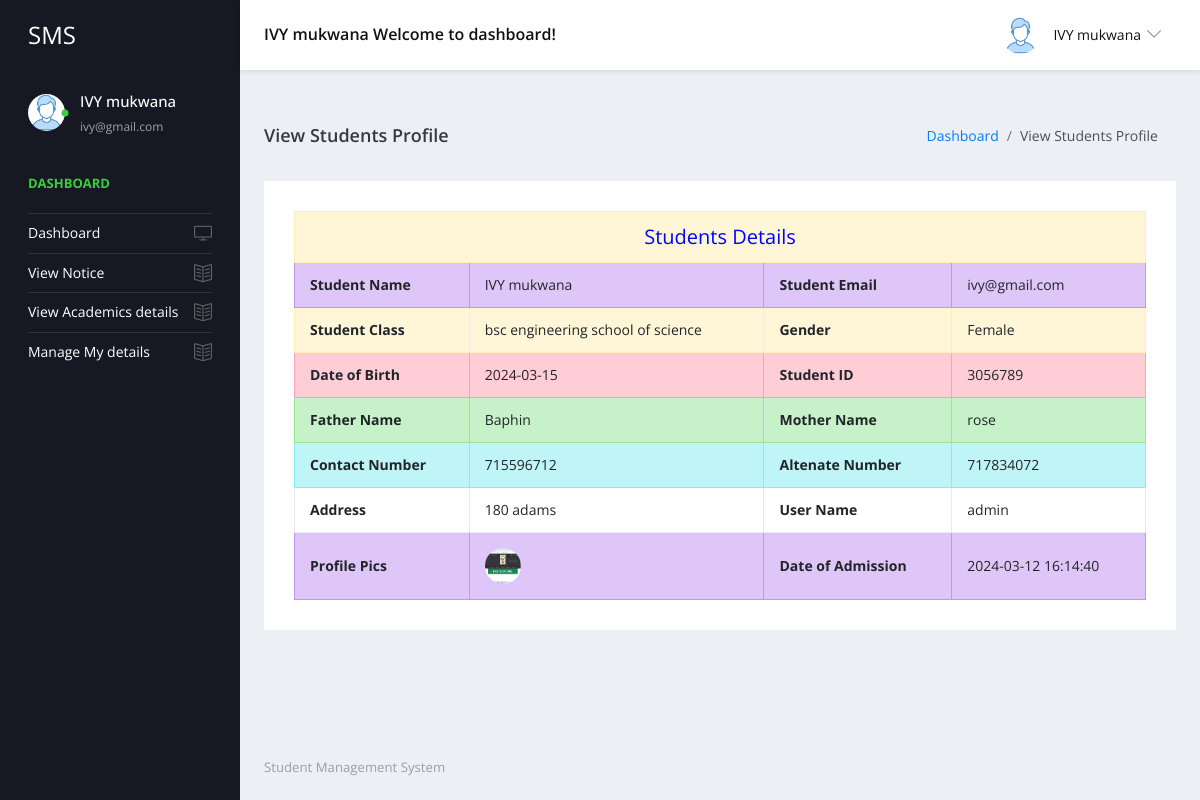
Screenshot of /user/student-profile.php (signed in) with the database file from the repository.
### tables this page shows
CREATE TABLE `tblstudent` (
  `ID` int(10) NOT NULL,
  `StudentName` varchar(200) DEFAULT NULL,
  `StudentEmail` varchar(200) DEFAULT NULL,
  `StudentClass` varchar(100) DEFAULT NULL,
  `Gender` varchar(50) DEFAULT NULL,
  `DOB` date DEFAULT NULL,
  `StuID` varchar(200) DEFAULT NULL,
  `FatherName` mediumtext DEFAULT NULL,
  `MotherName` mediumtext DEFAULT NULL,
  `ContactNumber` bigint(10) DEFAULT NULL,
  `AltenateNumber` bigint(10) DEFAULT NULL,
  `Address` mediumtext DEFAULT NULL,
  `UserName` varchar(200) DEFAULT NULL,
  `Password` varchar(200) DEFAULT NULL,
  `Image` varchar(200) DEFAULT NULL,
  `DateofAdmission` timestamp NULL DEFAULT current_timestamp()
);

CREATE TABLE `tblclass` (
  `ID` int(5) NOT NULL,
  `ClassName` varchar(50) DEFAULT NULL,
  `Section` varchar(20) DEFAULT NULL,
  `CreationDate` timestamp NULL DEFAULT current_timestamp()
);

### user/student-profile.php (the view, shortened to what this page needs)
<?php
include('includes/dbconnection.php');
if (strlen($_SESSION['sturecmsstuid']==0)) {
  header('location:logout.php');
  } else{
  ?>
<!DOCTYPE html>
<html lang="en">
  <head>
    <link rel="stylesheet" href="vendors/simple-line-icons/css/simple-line-icons.css">
    <link rel="stylesheet" href="vendors/flag-icon-css/css/flag-icon.min.css">
    <link rel="stylesheet" href="vendors/css/vendor.bundle.base.css">
    <link rel="stylesheet" href="vendors/select2/select2.min.css">
    <link rel="stylesheet" href="vendors/select2-bootstrap-theme/select2-bootstrap.min.css">
    <link rel="stylesheet" href="css/style.css" />
  </head>
  <body>
    <div class="container-scroller">
     <?php include_once('includes/header.php');?>
      <div class="container-fluid page-body-wrapper">
      <?php include_once('includes/sidebar.php');?>
        <div class="main-panel">
          <div class="content-wrapper">
            <div class="page-header">
              <h3 class="page-title"> View Students Profile </h3>
              <nav aria-label="breadcrumb">
                <ol class="breadcrumb">
                  <li class="breadcrumb-item"><a href="dashboard.php">Dashboard</a></li>
                  <li class="breadcrumb-item active" aria-current="page"> View Students Profile</li>
                </ol>
              </nav>
            </div>
            <div class="row">
              <div class="col-12 grid-margin stretch-card">
                <div class="card">
                  <div class="card-body">
                    <table border="1" class="table table-bordered mg-b-0">
                      <?php
$sid=$_SESSION['sturecmsstuid'];
$sql="SELECT tblstudent.StudentName,tblstudent.StudentEmail,tblstudent.StudentClass,tblstudent.Gender,tblstudent.DOB,tblstudent.StuID,tblstudent.FatherName,tblstudent.MotherName,tblstudent.ContactNumber,tblstudent.AltenateNumber,tblstudent.Address,tblstudent.UserName,tblstudent.Password,tblstudent.Image,tblstudent.DateofAdmission,tblclass.ClassName,tblclass.Section from tblstudent join tblclass on tblclass.ID=tblstudent.StudentClass where tblstudent.StuID=:sid";
$query = $dbh -> prepare($sql);
$query->bindParam(':sid',$sid,PDO::PARAM_STR);
$query->execute();
$results=$query->fetchAll(PDO::FETCH_OBJ);
$cnt=1;
if($query->rowCount() > 0)
{
foreach($results as $row)
{               ?>
 <tr align="center" class="table-warning">
<td colspan="4" style="font-size:20px;color:blue">
 Students Details</td></tr>
    <tr class="table-info">
    <th>Student Name</th>
    <td><?php  echo $row->StudentName;?></td>
     <th>Student Email</th>
    <td><?php  echo $row->StudentEmail;?></td>
  </tr>
  <tr class="table-warning">
     <th>Student Class</th>
    <td><?php  echo $row->ClassName;?> <?php  echo $row->Section;?></td>
     <th>Gender</th>
    <td><?php  echo $row->Gender;?></td>
  </tr>
  <tr class="table-danger">
    <th>Date of Birth</th>
    <td><?php  echo $row->DOB;?></td>
    <th>Student ID</th>
    <td><?php  echo $row->StuID;?></td>
  </tr>
  <tr class="table-success">
    <th>Father Name</th>
    <td><?php  echo $row->FatherName;?></td>
    <th>Mother Name</th>
    <td><?php  echo $row->MotherName;?></td>
  </tr>
  <tr class="table-primary">
    <th>Contact Number</th>
    <td><?php  echo $row->ContactNumber;?></td>
    <th>Altenate Number</th>
    <td><?php  echo $row->AltenateNumber;?></td>
  </tr>
  <tr class="table-progress">
    <th>Address</th>
    <td><?php  echo $row->Address;?></td>
    <th>User Name</th>
    <td><?php  echo $row->UserName;?></td>
  </tr>
   <tr class="table-info">
    <th>Profile Pics</th>
    <td><img src="../admin/images/<?php echo $row->Image;?>"></td>
    <th>Date of Admission</th>
    <td><?php  echo $row->DateofAdmission;?></td>
  </tr>
  <?php $cnt=$cnt+1;}} ?>
</table>
                  </div>
                </div>
              </div>
            </div>
          </div>
         <?php include_once('includes/footer.php');?>
        </div>
      </div>
    </div>
  </body>
</html><?php }  ?>

### user/includes/header.php (shortened to what this page needs)
 <nav class="navbar default-layout-navbar col-lg-12 col-12 p-0 fixed-top d-flex flex-row">
        <div class="navbar-brand-wrapper d-flex align-items-center">
          <a class="navbar-brand brand-logo" href="dashboard.php">
            <strong style="color: white;">SMS</strong>
          </a>
        </div>
        <?php
         $uid= $_SESSION['sturecmsuid'];
$sql="SELECT * from tblstudent where ID=:uid";
$query = $dbh -> prepare($sql);
$query->bindParam(':uid',$uid,PDO::PARAM_STR);
$query->execute();
$results=$query->fetchAll(PDO::FETCH_OBJ);
$cnt=1;
if($query->rowCount() > 0)
{
foreach($results as $row)
{               ?>
        <div class="navbar-menu-wrapper d-flex align-items-center flex-grow-1">
          <h5 class="mb-0 font-weight-medium d-none d-lg-flex"><?php  echo htmlentities($row->StudentName);?> Welcome to dashboard!</h5>
          <ul class="navbar-nav navbar-nav-right ml-auto">
            <li class="nav-item dropdown d-none d-xl-inline-flex user-dropdown">
              <a class="nav-link dropdown-toggle" id="UserDropdown" href="#" data-toggle="dropdown" aria-expanded="false">
                <img class="img-xs rounded-circle ml-2" src="images/faces/face8.jpg" alt="Profile image"> <span class="font-weight-normal"> <?php  echo htmlentities($row->StudentName);?> </span></a>
                  <p class="font-weight-light text-muted mb-0"><?php  echo htmlentities($row->StudentEmail);?></p><?php $cnt=$cnt+1;}} ?>
            </li>
          </ul>
        </div>
      </nav>

### user/includes/sidebar.php
<nav class="sidebar sidebar-offcanvas" id="sidebar">
          <ul class="nav">
            <li class="nav-item nav-profile">
              <a href="#" class="nav-link">
                <div class="profile-image">
                  <img class="img-xs rounded-circle" src="images/faces/face8.jpg" alt="profile image">
                  <div class="dot-indicator bg-success"></div>
                </div>
                <div class="text-wrapper">
                  <?php
         $uid= $_SESSION['sturecmsuid'];
$sql="SELECT * from tblstudent where ID=:uid";
$query = $dbh -> prepare($sql);
$query->bindParam(':uid',$uid,PDO::PARAM_STR);
$query->execute();
$results=$query->fetchAll(PDO::FETCH_OBJ);
$cnt=1;
if($query->rowCount() > 0)
{
foreach($results as $row)
{               ?>
                  <p class="profile-name"><?php  echo htmlentities($row->StudentName);?></p>
                  <p class="designation"><?php  echo htmlentities($row->StudentEmail);?></p><?php $cnt=$cnt+1;}} ?>
                </div>
              </a>
            </li>
            <li class="nav-item nav-category">
              <span class="nav-link">Dashboard</span>
            </li>
            <li class="nav-item">
              <a class="nav-link" href="dashboard.php">
                <span class="menu-title">Dashboard</span>
                <i class="icon-screen-desktop menu-icon"></i>
              </a>
            </li>
            <li class="nav-item">
              <a class="nav-link" href="view-notice.php">
                <span class="menu-title">View Notice</span>
                <i class="icon-book-open menu-icon"></i>
              </a>
            </li>
            <li class="nav-item">
              <a class="nav-link" href="academics.php">
                <span class="menu-title">View Academics details</span>
                <i class="icon-book-open menu-icon"></i>
              </a>
            </li>
            <li class="nav-item">
              <a class="nav-link" href="managemydetails.php">
                <span class="menu-title">Manage My  details</span>
                <i class="icon-book-open menu-icon"></i>
              </a>
            </li>
          </ul>
        </nav>

### user/includes/footer.php
<footer class="footer">
           <div class="d-sm-flex justify-content-center justify-content-sm-between">
             <span class="text-muted d-block text-center text-sm-left d-sm-inline-block" style="color: blue;">Student  Management System</span>
           </div>
         </footer>

### rows the page displays
tblstudent: StudentName "IVY mukwana", StudentEmail "ivy@gmail.com", tblclass.ClassName "bsc engineering", tblclass.Section "school of science", Gender "Female", DOB "2024-03-15", StuID "3056789", FatherName "Baphin", MotherName "rose", ContactNumber "715596712", AltenateNumber "717834072", Address "180 adams", UserName "admin", Image (picture), DateofAdmission "2024-03-12 16:14:40"
